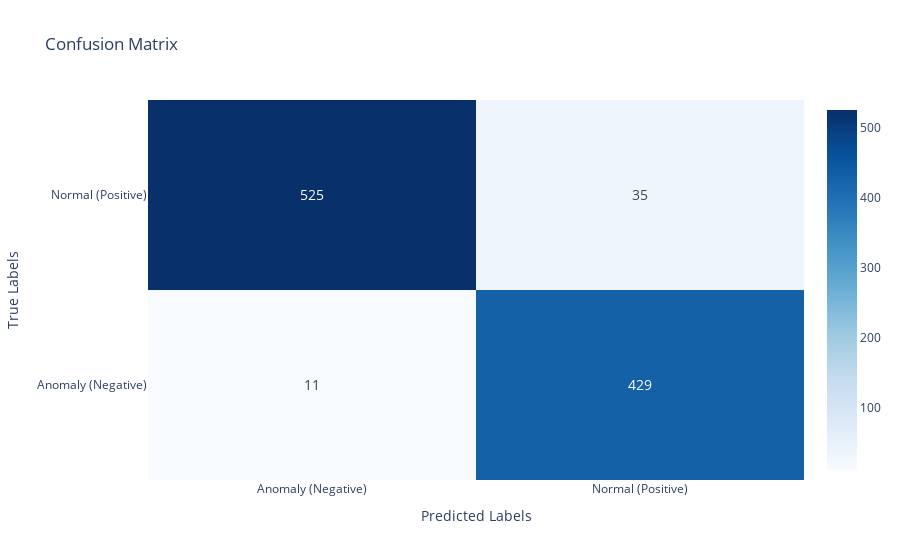

The notebook cell saved with this chart:
### Code cell
from sklearn.metrics import confusion_matrix

# [0 or 1] showing whether the ECG is [abnormal or normal].
# Test dataset: True: 560, False(anomaly): 440

# Use threshold to classify anomalies
y_pred = (reconstruction_error > threshold).astype(int)
y_pred = 1 - y_pred  # 0: Anomaly, 1: Normal
y_true = test_labels

# Calculate confusion matrix
cm = confusion_matrix(y_true, y_pred, labels=[0, 1]) # 0: Anomaly, 1: Normal
print("Confusion Matrix:\n", cm)

# Extract confusion matrix values
TN, FP = cm[0, 0], cm[1, 0]  # TN: Anomaly correctly classified, FP: Anomaly misclassified as Normal
FN, TP = cm[0, 1], cm[1, 1]  # FN: Normal misclassified as Anomaly, TP: Normal correctly classified

# Correctly reorder the confusion matrix for visualization
# custom_cm = [[TP, FP], [FN, TN]]
custom_cm = [[FN, TN], [TP, FP]]
print("Custom Confusion Matrix:\n", custom_cm)

# Define labels
labels = ["Normal (Positive)", "Anomaly (Negative)"]

fig = go.Figure(
    data=go.Heatmap(
        z=custom_cm,
        x=labels,
        y=labels,
        colorscale="Blues",
        texttemplate="%{z}",
        textfont={"size": 14}
    )
)
fig.update_layout(
    title="Confusion Matrix",
    xaxis_title="Predicted Labels",
    yaxis_title="True Labels",
    template="plotly_white",
    xaxis=dict(tickmode="array", tickvals=[1, 0], ticktext=labels),
    yaxis=dict(tickmode="array", tickvals=[1, 0], ticktext=labels),
)
fig.show()

### Figure 1 — Plotly figure (JSON) as saved in the notebook; plotly's stock layout.template omitted (floating-point values rounded to 4 significant figures)
{"data": [{"colorscale": [[0, "rgb(247,251,255)"], [0.125, "rgb(222,235,247)"], [0.25, "rgb(198,219,239)"], [0.375, "rgb(158,202,225)"], [0.5, "rgb(107,174,214)"], [0.625, "rgb(66,146,198)"], [0.75, "rgb(33,113,181)"], [0.875, "rgb(8,81,156)"], [1, "rgb(8,48,107)"]], "textfont": {"size": 14}, "texttemplate": "%{z}", "type": "heatmap", "x": ["Normal (Positive)", "Anomaly (Negative)"], "y": ["Normal (Positive)", "Anomaly (Negative)"], "z": [[11, 429], [525, 35]]}], "layout": {"title": {"text": "Confusion Matrix"}, "xaxis": {"tickmode": "array", "ticktext": ["Normal (Positive)", "Anomaly (Negative)"], "tickvals": [1, 0], "title": {"text": "Predicted Labels"}}, "yaxis": {"tickmode": "array", "ticktext": ["Normal (Positive)", "Anomaly (Negative)"], "tickvals": [1, 0], "title": {"text": "True Labels"}}}}
